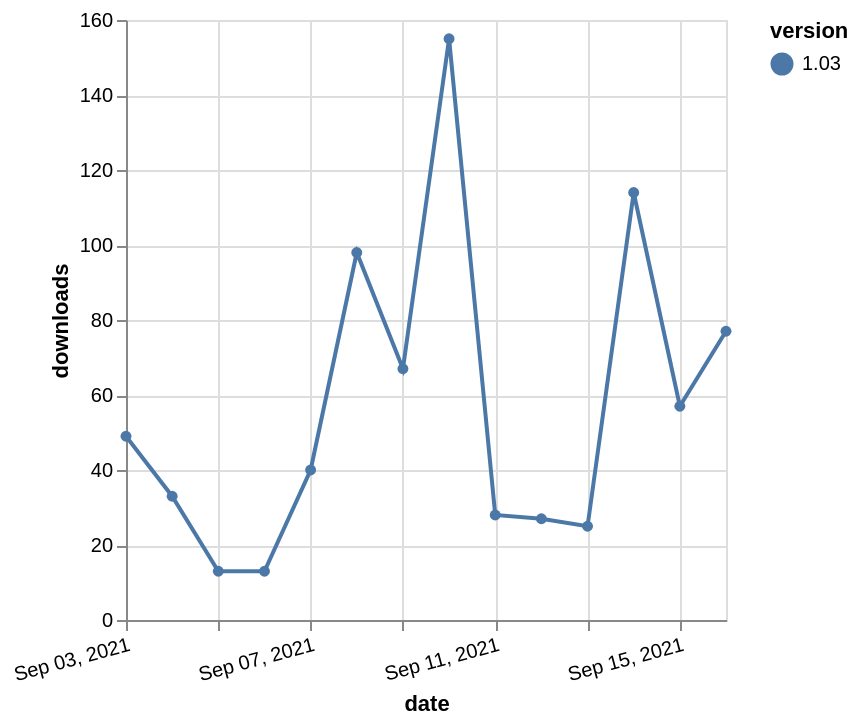

Describe this chart as a Vega-Lite specification.
### Vega-Lite specification from a JSON file in a GitHub repository (floating-point values rounded to 4 significant figures)
{"$schema": "https://vega.github.io/schema/vega-lite/v5.json", "description": "A simple bar chart with embedded data.", "data": {"values": [{"date": "2021-09-03", "total": 79309, "delta": 49, "version": "1.03"}, {"date": "2021-09-04", "total": 79342, "delta": 33, "version": "1.03"}, {"date": "2021-09-05", "total": 79355, "delta": 13, "version": "1.03"}, {"date": "2021-09-06", "total": 79368, "delta": 13, "version": "1.03"}, {"date": "2021-09-07", "total": 79408, "delta": 40, "version": "1.03"}, {"date": "2021-09-08", "total": 79506, "delta": 98, "version": "1.03"}, {"date": "2021-09-09", "total": 79573, "delta": 67, "version": "1.03"}, {"date": "2021-09-10", "total": 79728, "delta": 155, "version": "1.03"}, {"date": "2021-09-11", "total": 79756, "delta": 28, "version": "1.03"}, {"date": "2021-09-12", "total": 79783, "delta": 27, "version": "1.03"}, {"date": "2021-09-13", "total": 79808, "delta": 25, "version": "1.03"}, {"date": "2021-09-14", "total": 79922, "delta": 114, "version": "1.03"}, {"date": "2021-09-15", "total": 79979, "delta": 57, "version": "1.03"}, {"date": "2021-09-16", "total": 80056, "delta": 77, "version": "1.03"}]}, "width": "container", "mark": {"type": "line", "point": {"filled": true}}, "encoding": {"x": {"field": "date", "type": "temporal", "timeUnit": "yearmonthdate", "title": "date", "axis": {"labelAngle": -15}}, "y": {"field": "delta", "type": "quantitative", "title": "downloads"}, "color": {"field": "version", "type": "nominal"}, "tooltip": {"field": "delta"}}}
